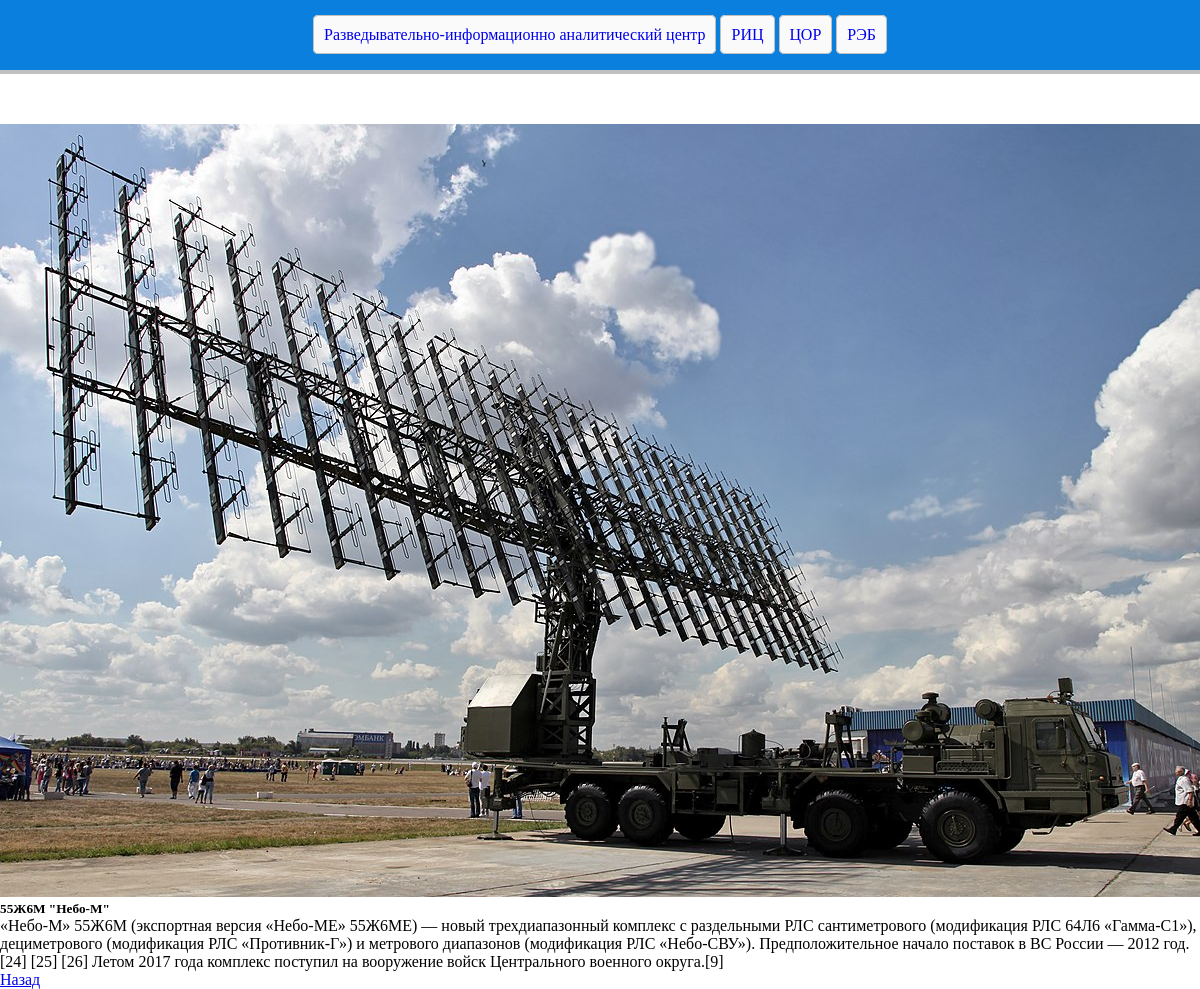
The page /55zh6m-nebo-m/ on the database its author committed.
### ric/models.py (models this page shows, shortened)
class Radar(models.Model):
    title = models.CharField('Название РЛС', max_length=250) # Название РЛС
    slug = models.SlugField('URL', null=False, unique=True) #Слаг
    body = models.TextField('Описание РЛС', null=True) # Описание РЛС
    data = models.DateTimeField('Дата', auto_now=True) # Дата создание записи
    image = models.ImageField(upload_to='images/')
    class Meta:
        verbose_name = 'РЛС' # Название РЛС ед. число
        verbose_name_plural = 'РЛС' # Название РЛС мн. число

### ric/views.py (the view)
# urls.py: path('<slug:radar>/', views.radar_detail, name='radar_detail')
def radar_detail(request, radar):
    radar = get_object_or_404(Radar, slug=radar)
    return render(request, 'radar_detail.html', {'rls': radar})

### ric/templates/radar_detail.html (shortened to what this page needs)
{% extends 'index.html' %}
{% block content %}
        <div class="card">
          <img src="{{ rls.image.url }}" class="card-img-top" alt="...">
          <div class="card-body">
            <h5 class="card-title">{{ rls.title }}</h5>
            <p class="card-text">{{ rls.body  }}</p>
          </div>
          <a href="{%url 'ric:list_radar'%}" class="btn btn-primary">Назад</a>
        </div>
{% endblock %}

### ric/static/css/base.css (style rules this page uses)
* { margin: 0; padding: 0; }

### rows shown on the page
Radar: image (picture), title "55Ж6М \"Небо-М\"", body "«Небо-М» 55Ж6М (экспортная версия «Небо-МЕ» 55Ж6МЕ) — новый трехдиапазонный комплекс с раздельными РЛС сантиметрового (модификация РЛС 64Л6 «Гамма-С1»), дециметрового (модификация РЛС «Противник-Г») и метрового диапазонов (модификация РЛС «Небо-СВУ»). Предположительное начало поставок в ВС России — 2012 год.[24] [25] [26] Летом 2017 года комплекс поступил на вооружение войск Центрального военного округа.[9]"
